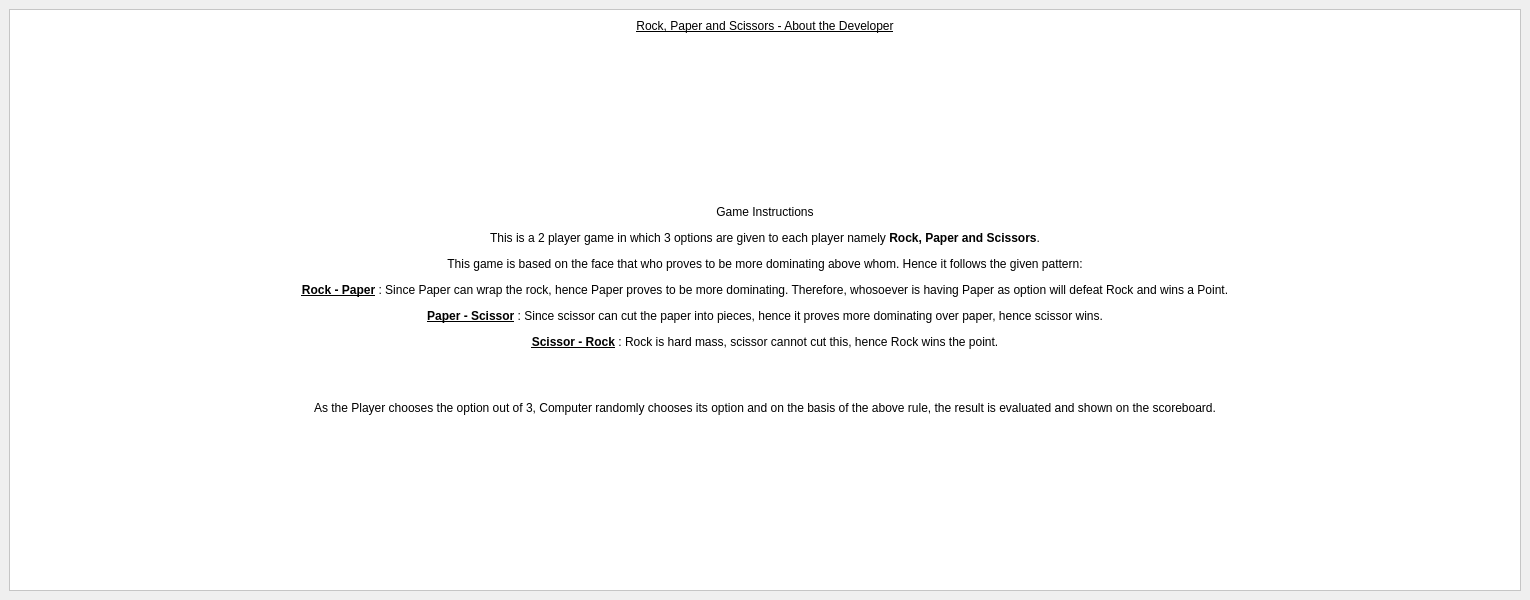
<?xml version="1.0" encoding="UTF-8"?>
<ui version="4.0">
 <class>MainWindow</class>
 <widget class="QMainWindow" name="MainWindow">
  <property name="geometry">
   <rect>
    <x>0</x>
    <y>0</y>
    <width>1530</width>
    <height>600</height>
   </rect>
  </property>
  <property name="windowTitle">
   <string>How to Play</string>
  </property>
  <property name="windowIcon">
   <iconset>
    <normaloff>../Images/scissorHand.png</normaloff>../Images/scissorHand.png</iconset>
  </property>
  <widget class="QWidget" name="centralwidget">
   <layout class="QVBoxLayout" name="verticalLayout">
    <item>
     <widget class="QFrame" name="frame">
      <property name="styleSheet">
       <string notr="true">background-color: rgb(255, 255, 255);</string>
      </property>
      <property name="frameShape">
       <enum>QFrame::StyledPanel</enum>
      </property>
      <property name="frameShadow">
       <enum>QFrame::Raised</enum>
      </property>
      <layout class="QVBoxLayout" name="verticalLayout_2">
       <item>
        <widget class="QLabel" name="label">
         <property name="styleSheet">
          <string notr="true">font: 75 bold 18pt &quot;Segoe UI&quot;;
text-decoration:underline;</string>
         </property>
         <property name="text">
          <string>Rock, Paper and Scissors - About the Developer</string>
         </property>
         <property name="alignment">
          <set>Qt::AlignCenter</set>
         </property>
        </widget>
       </item>
       <item>
        <widget class="QLabel" name="label_2">
         <property name="sizePolicy">
          <sizepolicy hsizetype="Preferred" vsizetype="Expanding">
           <horstretch>0</horstretch>
           <verstretch>0</verstretch>
          </sizepolicy>
         </property>
         <property name="styleSheet">
          <string notr="true">font: 12pt &quot;Leelawadee UI&quot;;</string>
         </property>
         <property name="text">
          <string>&lt;html&gt;&lt;head/&gt;&lt;body&gt;&lt;p align=&quot;center&quot;&gt;Game Instructions&lt;/p&gt;&lt;p align=&quot;center&quot;&gt;This is a 2 player game in which 3 options are given to each player namely &lt;span style=&quot; font-weight:600;&quot;&gt;Rock, Paper and Scissors&lt;/span&gt;.&lt;/p&gt;&lt;p align=&quot;center&quot;&gt;This game is based on the face that who proves to be more dominating above whom. Hence it follows the given pattern:&lt;/p&gt;&lt;p align=&quot;center&quot;&gt;&lt;span style=&quot; font-weight:600; text-decoration: underline;&quot;&gt;Rock - Paper&lt;/span&gt; : Since Paper can wrap the rock, hence Paper proves to be more dominating. Therefore, whosoever is having Paper as option will defeat Rock and wins a Point.&lt;/p&gt;&lt;p align=&quot;center&quot;&gt;&lt;span style=&quot; font-weight:600; text-decoration: underline;&quot;&gt;Paper - Scissor&lt;/span&gt; : Since scissor can cut the paper into pieces, hence it proves more dominating over paper, hence scissor wins.&lt;/p&gt;&lt;p align=&quot;center&quot;&gt;&lt;span style=&quot; font-weight:600; text-decoration: underline;&quot;&gt;Scissor - Rock&lt;/span&gt; : Rock is hard mass, scissor cannot cut this, hence Rock wins the point.&lt;/p&gt;&lt;p align=&quot;center&quot;&gt;&lt;br/&gt;&lt;/p&gt;&lt;p align=&quot;center&quot;&gt;As the Player chooses the option out of 3, Computer randomly chooses its option and on the basis of the above rule, the result is evaluated and shown on the scoreboard.&lt;/p&gt;&lt;/body&gt;&lt;/html&gt;</string>
         </property>
        </widget>
       </item>
      </layout>
     </widget>
    </item>
   </layout>
  </widget>
 </widget>
 <resources/>
 <connections/>
</ui>
